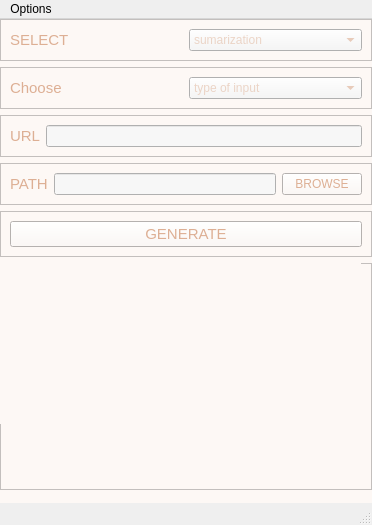
<?xml version="1.0" encoding="UTF-8"?>
<ui version="4.0">
 <class>MainWindow</class>
 <widget class="QMainWindow" name="MainWindow">
  <property name="geometry">
   <rect>
    <x>0</x>
    <y>0</y>
    <width>372</width>
    <height>525</height>
   </rect>
  </property>
  <property name="windowTitle">
   <string>Video Summarization</string>
  </property>
  <widget class="QWidget" name="centralwidget">
   <property name="styleSheet">
    <string notr="true">background-color: rgb(253, 248, 245);
color: rgb(221, 175, 148);</string>
   </property>
   <widget class="QWidget" name="layoutWidget">
    <property name="geometry">
     <rect>
      <x>0</x>
      <y>0</y>
      <width>372</width>
      <height>471</height>
     </rect>
    </property>
    <layout class="QVBoxLayout" name="verticalLayout_2">
     <item>
      <layout class="QVBoxLayout" name="verticalLayout">
       <item>
        <widget class="QFrame" name="selectframe">
         <property name="styleSheet">
          <string notr="true">font: 75 11pt &quot;MS Shell Dlg 2&quot;;
border-bottom-width: 1px;
border-bottom-style: outset;
border-bottom-color: rgb(79, 72, 70);</string>
         </property>
         <property name="frameShape">
          <enum>QFrame::StyledPanel</enum>
         </property>
         <property name="frameShadow">
          <enum>QFrame::Raised</enum>
         </property>
         <layout class="QHBoxLayout" name="horizontalLayout_5">
          <item>
           <widget class="QLabel" name="selectLabel">
            <property name="font">
             <font>
              <family>MS Shell Dlg 2</family>
              <pointsize>11</pointsize>
              <weight>9</weight>
              <italic>false</italic>
              <bold>false</bold>
              <underline>false</underline>
             </font>
            </property>
            <property name="styleSheet">
             <string notr="true">border-style: None;
</string>
            </property>
            <property name="text">
             <string>SELECT</string>
            </property>
           </widget>
          </item>
          <item>
           <widget class="QComboBox" name="selectComboBox">
            <property name="styleSheet">
             <string notr="true">background-color: rgb(247, 247, 247);
selection-background-color: rgb(247, 247, 247);
selection-color: rgb(221, 175, 148);
</string>
            </property>
            <property name="placeholderText">
             <string>sumarization</string>
            </property>
            <item>
             <property name="text">
              <string>Audience</string>
             </property>
            </item>
            <item>
             <property name="text">
              <string>Coach/Analyst</string>
             </property>
            </item>
           </widget>
          </item>
         </layout>
        </widget>
       </item>
       <item>
        <widget class="QFrame" name="chooseFrame">
         <property name="styleSheet">
          <string notr="true">font: 75 11pt &quot;MS Shell Dlg 2&quot;;
border-bottom-width: 1px;
border-bottom-style: outset;
border-bottom-color: rgb(79, 72, 70);</string>
         </property>
         <property name="frameShape">
          <enum>QFrame::StyledPanel</enum>
         </property>
         <property name="frameShadow">
          <enum>QFrame::Raised</enum>
         </property>
         <layout class="QHBoxLayout" name="horizontalLayout_6">
          <item>
           <widget class="QLabel" name="chooseLabel">
            <property name="font">
             <font>
              <family>MS Shell Dlg 2</family>
              <pointsize>11</pointsize>
              <weight>9</weight>
              <italic>false</italic>
              <bold>false</bold>
             </font>
            </property>
            <property name="styleSheet">
             <string notr="true">border-style: None;
</string>
            </property>
            <property name="text">
             <string>Choose</string>
            </property>
           </widget>
          </item>
          <item>
           <widget class="QComboBox" name="chooseComboBox">
            <property name="styleSheet">
             <string notr="true">background-color: rgb(247, 247, 247);
selection-background-color: rgb(247, 247, 247);
selection-color: rgb(221, 175, 148);
</string>
            </property>
            <property name="placeholderText">
             <string>type of input</string>
            </property>
            <item>
             <property name="text">
              <string>Local Computer</string>
             </property>
            </item>
            <item>
             <property name="text">
              <string>Youtube Link</string>
             </property>
            </item>
           </widget>
          </item>
         </layout>
        </widget>
       </item>
       <item>
        <widget class="QFrame" name="urlFrame">
         <property name="styleSheet">
          <string notr="true">font: 75 11pt &quot;MS Shell Dlg 2&quot;;
border-bottom-width: 1px;
border-bottom-style: outset;
border-bottom-color: rgb(79, 72, 70);</string>
         </property>
         <property name="frameShape">
          <enum>QFrame::StyledPanel</enum>
         </property>
         <property name="frameShadow">
          <enum>QFrame::Raised</enum>
         </property>
         <layout class="QHBoxLayout" name="horizontalLayout">
          <item>
           <widget class="QLabel" name="urlLabel">
            <property name="font">
             <font>
              <family>MS Shell Dlg 2</family>
              <pointsize>11</pointsize>
              <weight>9</weight>
              <italic>false</italic>
              <bold>false</bold>
             </font>
            </property>
            <property name="styleSheet">
             <string notr="true">border-bottom-style: none;</string>
            </property>
            <property name="text">
             <string>URL</string>
            </property>
           </widget>
          </item>
          <item>
           <widget class="QLineEdit" name="urlTextBox">
            <property name="styleSheet">
             <string notr="true">background-color: rgb(247, 247, 247);
color: rgb(0, 0, 0);
font: 8pt &quot;MS Shell Dlg 2&quot;;</string>
            </property>
           </widget>
          </item>
         </layout>
        </widget>
       </item>
       <item>
        <widget class="QFrame" name="pathFrame">
         <property name="styleSheet">
          <string notr="true">font: 75 11pt &quot;MS Shell Dlg 2&quot;;
border-bottom-width: 1px;
border-bottom-style: outset;
border-bottom-color: rgb(79, 72, 70);</string>
         </property>
         <property name="frameShape">
          <enum>QFrame::StyledPanel</enum>
         </property>
         <property name="frameShadow">
          <enum>QFrame::Raised</enum>
         </property>
         <layout class="QHBoxLayout" name="horizontalLayout_2">
          <item>
           <widget class="QLabel" name="pathLabel">
            <property name="font">
             <font>
              <family>MS Shell Dlg 2</family>
              <pointsize>11</pointsize>
              <weight>9</weight>
              <italic>false</italic>
              <bold>false</bold>
             </font>
            </property>
            <property name="styleSheet">
             <string notr="true">border-bottom-style: none;</string>
            </property>
            <property name="text">
             <string>PATH</string>
            </property>
           </widget>
          </item>
          <item>
           <widget class="QLineEdit" name="pathTextBox">
            <property name="styleSheet">
             <string notr="true">background-color: rgb(247, 247, 247);
color: rgb(0, 0, 0);
font: 8pt &quot;MS Shell Dlg 2&quot;;</string>
            </property>
           </widget>
          </item>
          <item>
           <widget class="QPushButton" name="browseButton">
            <property name="text">
             <string>BROWSE</string>
            </property>
           </widget>
          </item>
         </layout>
        </widget>
       </item>
       <item>
        <widget class="QFrame" name="generateframe">
         <property name="styleSheet">
          <string notr="true">font: 75 11pt &quot;MS Shell Dlg 2&quot;;
border-bottom-width: 1px;
border-bottom-style: outset;
border-bottom-color: rgb(79, 72, 70);</string>
         </property>
         <property name="frameShape">
          <enum>QFrame::StyledPanel</enum>
         </property>
         <property name="frameShadow">
          <enum>QFrame::Raised</enum>
         </property>
         <layout class="QHBoxLayout" name="horizontalLayout_3">
          <item>
           <widget class="QPushButton" name="generateButton">
            <property name="font">
             <font>
              <family>MS Shell Dlg 2</family>
              <pointsize>11</pointsize>
              <weight>9</weight>
              <italic>false</italic>
              <bold>false</bold>
             </font>
            </property>
            <property name="styleSheet">
             <string notr="true"/>
            </property>
            <property name="text">
             <string>GENERATE</string>
            </property>
           </widget>
          </item>
         </layout>
        </widget>
       </item>
      </layout>
     </item>
     <item>
      <widget class="QFrame" name="gifFrame">
       <property name="styleSheet">
        <string notr="true"/>
       </property>
       <property name="frameShape">
        <enum>QFrame::StyledPanel</enum>
       </property>
       <property name="frameShadow">
        <enum>QFrame::Raised</enum>
       </property>
       <widget class="QLabel" name="outputBox">
        <property name="geometry">
         <rect>
          <x>0</x>
          <y>0</y>
          <width>361</width>
          <height>161</height>
         </rect>
        </property>
        <property name="text">
         <string/>
        </property>
       </widget>
      </widget>
     </item>
    </layout>
   </widget>
  </widget>
  <widget class="QMenuBar" name="menubar">
   <property name="geometry">
    <rect>
     <x>0</x>
     <y>0</y>
     <width>372</width>
     <height>26</height>
    </rect>
   </property>
   <widget class="QMenu" name="menuOptions">
    <property name="title">
     <string>Options</string>
    </property>
    <addaction name="actionExit"/>
   </widget>
   <addaction name="menuOptions"/>
  </widget>
  <widget class="QStatusBar" name="statusbar"/>
  <action name="actionExit">
   <property name="text">
    <string>Exit</string>
   </property>
  </action>
 </widget>
 <resources/>
 <connections/>
</ui>
